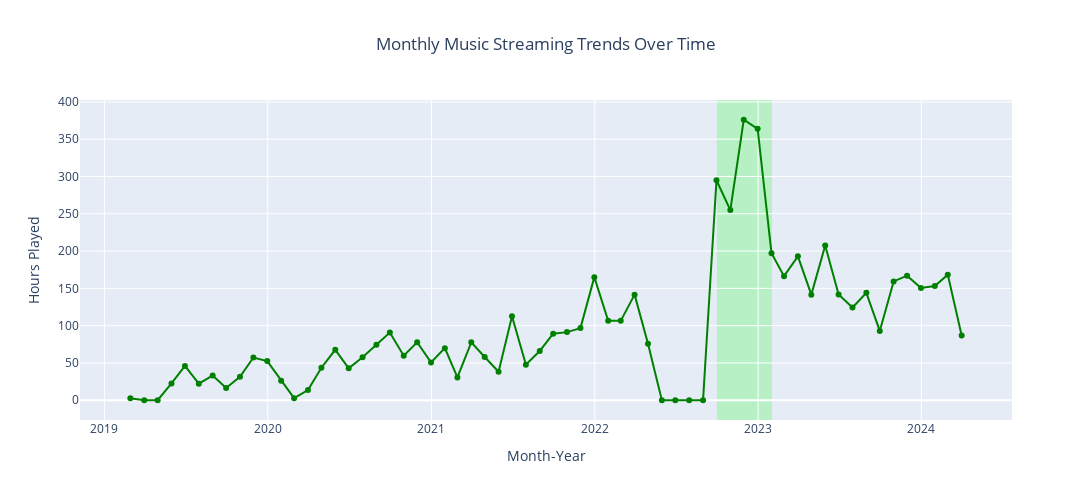

Here is the notebook cell this chart was saved with:
### Markdown cell above
#### **Music Streaming**

### Code cell
# Set 'ts' column as the index
indexed = spotify_music.set_index('ts', inplace=False)

# Resample the data on a monthly basis
streaming_trends = indexed.resample('M').sum()

# Create a line plot using Plotly Express
fig = px.line(streaming_trends, x=streaming_trends.index, y=(streaming_trends['ms_played'] / (1000 * 60 * 60)).round(2),
              labels={'ts': 'Month-Year', 'y': 'Hours Played'},
              title='Monthly Audio Streaming Trends Over Time',
              color_discrete_sequence=['green'], markers=True)

fig.add_vrect(x0="2022-10-01", x1="2023-02-01", fillcolor="rgba(0,255,0,0.2)", layer="below", line_width=0)

fig.update_layout(title=dict(text='Monthly Music Streaming Trends Over Time', x=0.5),
                  xaxis_title='Month-Year',
                  yaxis_title='Hours Played',
                  width=1100, height=500)
fig.show()

### Figure 1 — Plotly figure (JSON) as saved in the notebook; plotly's stock layout.template omitted (floating-point values rounded to 4 significant figures)
{"data": [{"hovertemplate": "Month-Year=%{x}<br>Hours Played=%{y}<extra></extra>", "legendgroup": "", "line": {"color": "green", "dash": "solid"}, "marker": {"symbol": "circle"}, "mode": "lines+markers", "name": "", "orientation": "v", "showlegend": false, "type": "scatter", "x": ["2019-02-28T00:00:00+00:00", "2019-03-31T00:00:00+00:00", "2019-04-30T00:00:00+00:00", "2019-05-31T00:00:00+00:00", "2019-06-30T00:00:00+00:00", "2019-07-31T00:00:00+00:00", "2019-08-31T00:00:00+00:00", "2019-09-30T00:00:00+00:00", "2019-10-31T00:00:00+00:00", "2019-11-30T00:00:00+00:00", "2019-12-31T00:00:00+00:00", "2020-01-31T00:00:00+00:00", "2020-02-29T00:00:00+00:00", "2020-03-31T00:00:00+00:00", "2020-04-30T00:00:00+00:00", "2020-05-31T00:00:00+00:00", "2020-06-30T00:00:00+00:00", "2020-07-31T00:00:00+00:00", "2020-08-31T00:00:00+00:00", "2020-09-30T00:00:00+00:00", "2020-10-31T00:00:00+00:00", "2020-11-30T00:00:00+00:00", "2020-12-31T00:00:00+00:00", "2021-01-31T00:00:00+00:00", "2021-02-28T00:00:00+00:00", "2021-03-31T00:00:00+00:00", "2021-04-30T00:00:00+00:00", "2021-05-31T00:00:00+00:00", "2021-06-30T00:00:00+00:00", "2021-07-31T00:00:00+00:00", "2021-08-31T00:00:00+00:00", "2021-09-30T00:00:00+00:00", "2021-10-31T00:00:00+00:00", "2021-11-30T00:00:00+00:00", "2021-12-31T00:00:00+00:00", "2022-01-31T00:00:00+00:00", "2022-02-28T00:00:00+00:00", "2022-03-31T00:00:00+00:00", "2022-04-30T00:00:00+00:00", "2022-05-31T00:00:00+00:00", "2022-06-30T00:00:00+00:00", "2022-07-31T00:00:00+00:00", "2022-08-31T00:00:00+00:00", "2022-09-30T00:00:00+00:00", "2022-10-31T00:00:00+00:00", "2022-11-30T00:00:00+00:00", "2022-12-31T00:00:00+00:00", "2023-01-31T00:00:00+00:00", "2023-02-28T00:00:00+00:00", "2023-03-31T00:00:00+00:00", "2023-04-30T00:00:00+00:00", "2023-05-31T00:00:00+00:00", "2023-06-30T00:00:00+00:00", "2023-07-31T00:00:00+00:00", "2023-08-31T00:00:00+00:00", "2023-09-30T00:00:00+00:00", "2023-10-31T00:00:00+00:00", "2023-11-30T00:00:00+00:00", "2023-12-31T00:00:00+00:00", "2024-01-31T00:00:00+00:00", "2024-02-29T00:00:00+00:00", "2024-03-31T00:00:00+00:00"], "xaxis": "x", "y": [2.68, 0, 0, 22.48, 45.99, 22.25, 33.13, 16.54, 31.49, 57.29, 52.55, 26.21, 2.79, 13.67, 43.57, 67.65, 42.79, 57.73, 74.41, 90.81, 59.79, 77.83, 50.72, 69.86, 30.6, 77.72, 58.03, 38.29, 112.7, 47.74, 66.05, 89.22, 91.34, 96.7, 165.1, 106.6, 106.5, 141.6, 75.72, 0, 0, 0, 0, 294.9, 254.9, 376.0, 363.9, 197.1, 166.4, 192.9, 141.6, 207.4, 141.9, 124.3, 144.0, 92.94, 159.3, 167.0, 150.6, 153.2, 168.4, 86.86], "yaxis": "y"}], "layout": {"height": 500, "legend": {"tracegroupgap": 0}, "shapes": [{"fillcolor": "rgba(0,255,0,0.2)", "layer": "below", "line": {"width": 0}, "type": "rect", "x0": "2022-10-01", "x1": "2023-02-01", "xref": "x", "y0": 0, "y1": 1, "yref": "y domain"}], "title": {"text": "Monthly Music Streaming Trends Over Time", "x": 0.5}, "width": 1100, "xaxis": {"anchor": "y", "domain": [0, 1], "title": {"text": "Month-Year"}}, "yaxis": {"anchor": "x", "domain": [0, 1], "title": {"text": "Hours Played"}}}}
